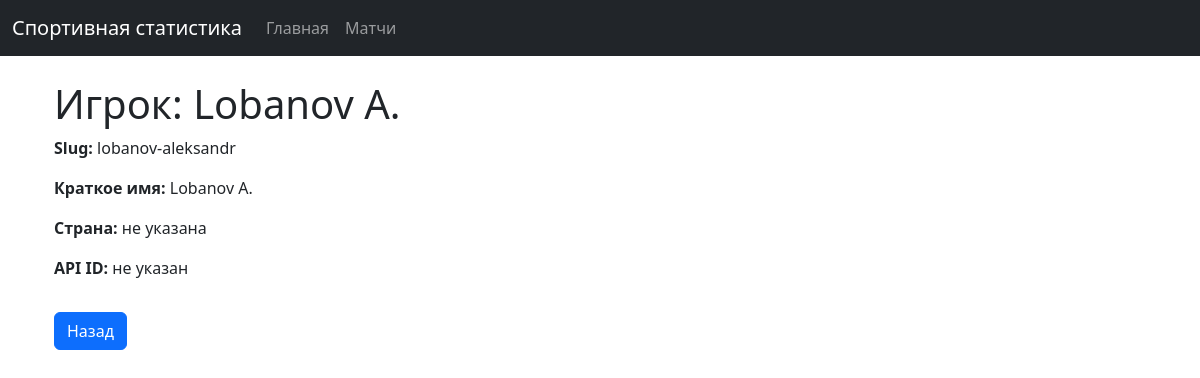
Page /players/144/ on the committed database.
### sportApp/models.py (models this page shows, shortened)
class Player(models.Model):
    name = models.CharField(max_length=255)
    slug = models.CharField(max_length=255, unique=True)
    short_name = models.CharField(max_length=255, null=True, blank=True)
    country_alpha2 = models.CharField(max_length=10, null=True, blank=True)
    country_name = models.CharField(max_length=255, null=True, blank=True)
    api_id = models.IntegerField(unique=True, null=True, blank=True)

### sportApp/views_scripts/models_views.py (the view)
# urls.py: path('players/<int:player_id>/', player_detail, name='player_detail'),
def player_detail(request, player_id):
    player = get_object_or_404(Player, id=player_id)
    return render(request, 'pages/player_detail.html', {'player': player})

### templates/pages/player_detail.html
{% extends 'widgets/base.html' %}
{% load static %}
{% block content %}
<div class="container my-4">
    <h1>Игрок: {{ player.name }}</h1>
    <p><strong>Slug:</strong> {{ player.slug }}</p>
    <p><strong>Краткое имя:</strong> {{ player.short_name|default:"не указано" }}</p>
    <p>
        <strong>Страна:</strong>
        {% if player.country_name %}
            {{ player.country_name }} ({{ player.country_alpha2 }})
        {% else %}
            не указана
        {% endif %}
    </p>
    <p><strong>API ID:</strong> {{ player.api_id|default:"не указан" }}</p>
    <a href="javascript:history.back()" class="btn btn-primary mt-3">Назад</a>
</div>
{% endblock %}

### rows in the picture
Player: name "Lobanov A.", slug "lobanov-aleksandr", short_name "Lobanov A.", api_id "не указан"
